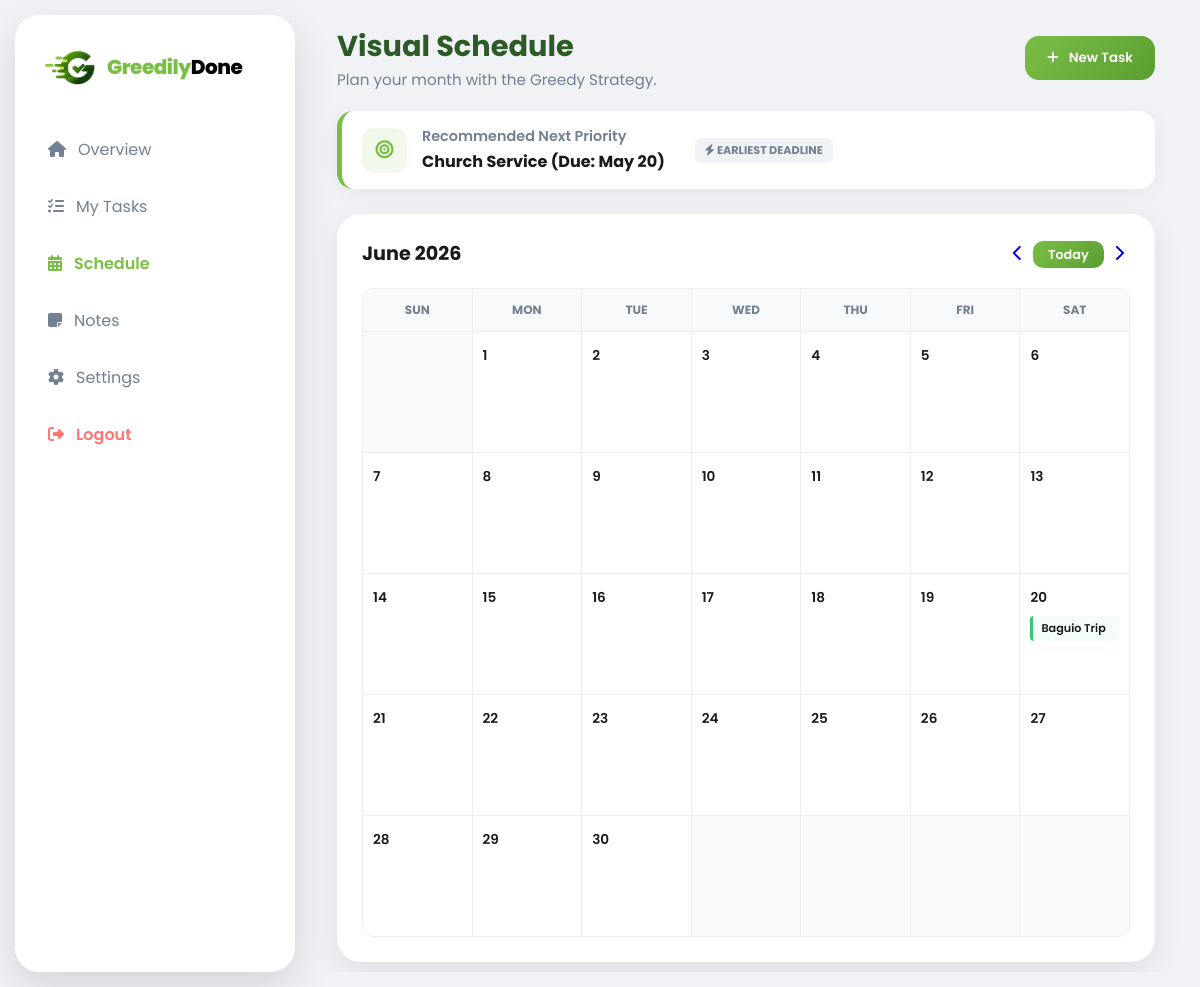
The page /schedule.php?month=6&year=2026 (signed in) on the database its author committed.
### tables this page shows
CREATE TABLE `tasks` (
  `id` int(11) NOT NULL,
  `user_id` int(11) NOT NULL,
  `title` varchar(255) NOT NULL,
  `description` text DEFAULT NULL,
  `due_date` date DEFAULT NULL,
  `priority` enum('Low','Medium','High') DEFAULT 'Medium',
  `category` varchar(50) DEFAULT 'Personal',
  `status` enum('Pending','Completed') DEFAULT 'Pending',
  `created_at` timestamp NOT NULL DEFAULT current_timestamp(),
  `is_pinned` tinyint(1) DEFAULT 0
);

### schedule.php (the view, shortened to what this page needs)
<?php
require_once 'config.php';
$user_id = $_SESSION['user_id'];
$month = isset($_GET['month']) ? (int)$_GET['month'] : date('n');
$year = isset($_GET['year']) ? (int)$_GET['year'] : date('Y');
$first_day_of_month = mktime(0, 0, 0, $month, 1, $year);
$number_of_days = date('t', $first_day_of_month);
$date_components = getdate($first_day_of_month);
$month_name = $date_components['month'];
$day_of_week = $date_components['wday'];
$prev_month = $month - 1;
$prev_year = $year;
$next_month = $month + 1;
$next_year = $year;
$start_date = "$year-" . str_pad($month, 2, '0', STR_PAD_LEFT) . "-01";
$end_date = "$year-" . str_pad($month, 2, '0', STR_PAD_LEFT) . "-" . str_pad($number_of_days, 2, '0', STR_PAD_LEFT);
try {
    $stmt = $pdo->prepare("SELECT * FROM tasks WHERE user_id = ? AND status = 'Pending' AND due_date BETWEEN ? AND ? ORDER BY due_date ASC, FIELD(priority, 'High', 'Medium', 'Low') ASC");
    $stmt->execute([$user_id, $start_date, $end_date]);
    $tasks = $stmt->fetchAll(PDO::FETCH_ASSOC);
    $stmt_suggest = $pdo->prepare("SELECT * FROM tasks WHERE user_id = ? AND status = 'Pending' ORDER BY due_date ASC, FIELD(priority, 'High', 'Medium', 'Low') ASC LIMIT 1");
    $stmt_suggest->execute([$user_id]);
    $suggested_task = $stmt_suggest->fetch(PDO::FETCH_ASSOC);
} catch (PDOException $e) {
    die("Error fetching tasks: " . $e->getMessage());
}
$calendar_tasks = [];
foreach ($tasks as $task) {
    $d = date('j', strtotime($task['due_date']));
    $calendar_tasks[$d][] = $task;
}
?>
<!DOCTYPE html>
<html lang="en">
<head>
    <link rel="stylesheet" href="dashboard-style.css">
    <link rel="stylesheet" href="https://cdnjs.cloudflare.com/ajax/libs/font-awesome/6.5.1/css/all.min.css">
</head>
<body class="dashboard-body">
    <aside class="sidebar">
        <div class="brand">
            <img src="GD_LOGO.png" alt="Logo" class="brand-logo-img">
            <h2 class="brand-text"><span>Greedily</span>Done</h2>
        </div>
        <nav class="nav-menu">
            <a href="dashboard.php" class="nav-item"><i class="fa-solid fa-house"></i> Overview</a>
            <a href="task.php" class="nav-item"><i class="fa-solid fa-list-check"></i> My Tasks</a>
            <a href="schedule.php" class="nav-item active"><i class="fa-solid fa-calendar-days"></i> Schedule</a>
            <a href="#" class="nav-item"><i class="fa-solid fa-note-sticky"></i> Notes</a>
            <a href="#" class="nav-item"><i class="fa-solid fa-gear"></i> Settings</a>
            <a href="logout.php" class="nav-item logout"><i class="fa-solid fa-right-from-bracket"></i> Logout</a>
        </nav>
    </aside>
    <main class="main-area">
        <header class="top-header">
            <div class="welcome-text">
                <h1>Visual Schedule</h1>
                <p>Plan your month with the Greedy Strategy.</p>
            </div>
            <div class="header-actions">
                <button class="btn-primary" onclick="window.location.href='task.php'">
                    <i class="fa-solid fa-plus"></i> New Task
                </button>
            </div>
        </header>
        <?php if ($suggested_task): ?>
        <div class="greedy-suggestion-card" style="max-width: 100%;">
            <div class="greedy-icon-box">
                <i class="fa-solid fa-bullseye"></i>
            </div>
            <div class="greedy-content">
                <h3>Recommended Next Priority</h3>
                <p><?php echo htmlspecialchars($suggested_task['title']); ?> (Due: <?php echo date('M d', strtotime($suggested_task['due_date'])); ?>)</p>
            </div>
            <div class="greedy-badge">
                <i class="fa-solid fa-bolt"></i> Earliest Deadline
            </div>
        </div>
        <?php endif; ?>
        <div class="calendar-wrapper">
            <div class="calendar-header">
                <h2><?php echo $month_name . " " . $year; ?></h2>
                <div class="calendar-nav">
                    <a href="?month=<?php echo $prev_month; ?>&year=<?php echo $prev_year; ?>" class="action-btn"><i class="fa-solid fa-chevron-left"></i></a>
                    <a href="?month=<?php echo date('n'); ?>&year=<?php echo date('Y'); ?>" class="btn-save" style="padding: 5px 15px; text-decoration: none; font-size: 0.8rem;">Today</a>
                    <a href="?month=<?php echo $next_month; ?>&year=<?php echo $next_year; ?>" class="action-btn"><i class="fa-solid fa-chevron-right"></i></a>
                </div>
            </div>
            <div class="calendar-grid">
                <div class="calendar-day-header">Sun</div>
                <div class="calendar-day-header">Mon</div>
                <div class="calendar-day-header">Tue</div>
                <div class="calendar-day-header">Wed</div>
                <div class="calendar-day-header">Thu</div>
                <div class="calendar-day-header">Fri</div>
                <div class="calendar-day-header">Sat</div>
                <?php
                for ($i = 0; $i < $day_of_week; $i++) {
                    echo '<div class="calendar-cell other-month"></div>';
                }
                for ($current_day = 1; $current_day <= $number_of_days; $current_day++) {
                    $is_today = ($current_day == date('j') && $month == date('n') && $year == date('Y'));
                    echo '<div class="calendar-cell ' . ($is_today ? 'today' : '') . '">';
                    echo '<span class="cell-date">' . $current_day . '</span>';
                    if (isset($calendar_tasks[$current_day])) {
                        echo '<div class="calendar-tasks">';
                        foreach ($calendar_tasks[$current_day] as $task) {
                            $p_class = strtolower($task['priority']);
                            echo '<div class="calendar-task-item ' . $p_class . '" title="' . htmlspecialchars($task['title']) . '">';
                            echo htmlspecialchars($task['title']);
                            echo '</div>';
                        }
                        echo '</div>';
                    }
                    echo '</div>';
                }
                $total_cells = $day_of_week + $number_of_days;
                $remaining_cells = (7 - ($total_cells % 7)) % 7;
                for ($i = 0; $i < $remaining_cells; $i++) {
                    echo '<div class="calendar-cell other-month"></div>';
                }
                ?>
            </div>
        </div>
    </main>
</body>
</html>

### rows shown on the page
tasks: title "Church Service", due_date "May 20"
tasks: title "Baguio Trip"

### other values the page prints
$month_name "June"
$year "2026"
